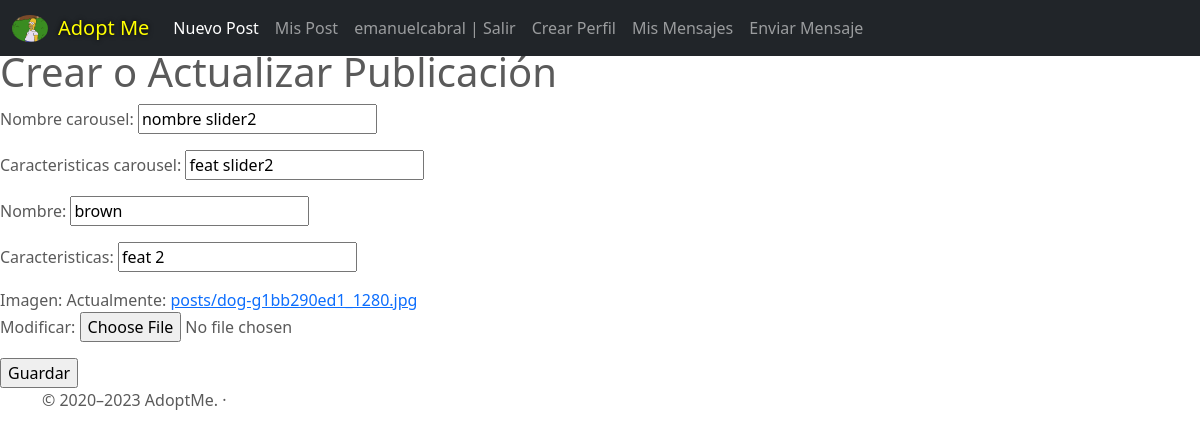
Page /post/14/update (signed in) on the committed database.
### AdoptMe/models.py (models this page shows, shortened)
class Profile(models.Model):
    user = models.OneToOneField(to=User, on_delete=models.CASCADE, related_name="profile")
    instagram = models.CharField(max_length=100)
    imagen = models.ImageField(upload_to="profiles")

class Post(models.Model):
    nombre_carousel = models.CharField(max_length=30)
    caracteristicas_carousel = models.CharField(max_length=50)
    nombre = models.CharField(max_length=15)
    caracteristicas = models.CharField(max_length=250)
    editor = models.ForeignKey(to=User, on_delete=models.CASCADE, related_name='editor')
    imagen = models.ImageField(upload_to="posts")
    creado_el = models.DateTimeField(auto_now_add = True)

### AdoptMe/views.py (the view, shortened to what this page needs)
# urls.py: path('post/<pk>/update', PostUpdate.as_view(), name="post-update"),
class PostUpdate(LoginRequiredMixin, UserPassesTestMixin, UpdateView):
    model = Post
    success_url = reverse_lazy("post-list")
    fields = ['nombre_carousel','caracteristicas_carousel',
            'nombre','caracteristicas','imagen']
    def test_func(self):
        user_id = self.request.user.id
        post_id = self.kwargs.get('pk')
        return Post.objects.filter(editor=user_id, id=post_id).exists()

### AdoptMe/templates/AdoptMe/post_form.html (shortened to what this page needs)
{% extends "AdoptMe/base.html" %}
{% block main %}
<h1>Crear o Actualizar Publicación</h1>
    <form method="POST" enctype="multipart/form-data">
        {{form.as_p}}
        <input type="submit" value="Guardar">
    </form>
{% endblock %}

### AdoptMe/templates/AdoptMe/base.html (shortened to what this page needs)
<!DOCTYPE html>
<html lang="en">
<head>
    {% load static %}
<link href= "{% static 'AdoptMe/css/bootstrap.min.css' %}" rel="stylesheet">
    <link href="{% static 'AdoptMe/css/carousel.css' %}" rel="stylesheet">
</head>
  <body>
    <header>
      <nav class="navbar navbar-expand-md navbar-dark fixed-top bg-dark">
        <div class="container-fluid">
          {% if user.profile.imagen %}
            <a href="{% url 'profile-update' user.profile.id %}">
            <img src="{{user.profile.imagen.url}}" height="100%" width="36px" style="border-radius: 50%; margin-right:10px">
            </a>
          {% endif %}
            <a class="navbar-brand" href="{% url 'index' %}" style="color:yellow; text-shadow: 0 0 5px #000;"> Adopt Me</a>
          <div class="collapse navbar-collapse" id="navbarCollapse">
            <ul class="navbar-nav me-auto mb-2 mb-md-0">
              <li class="nav-item">
                <a class="nav-link active" aria-current="page" href="{% url 'post-create' %}">Nuevo Post</a>
              </li>
              <li class="nav-item">
                <a class="nav-link" href="{% url 'post-list' %}">Mis Post</a>
              </li>
            {% if user.is_authenticated %}
                <li class="nav-item">
                    <a class="nav-link" href="{% url 'logout' %}"> {{user.username}} | Salir</a>
                </li>
                <li class="nav-item">
                    <a class="nav-link" href="{% url 'profile-create' %}">Crear Perfil</a>
                </li>
                <li class="nav-item">
                    <a class="nav-link" href="{% url 'mensaje-list' %}">Mis Mensajes</a>
                </li>
            {% endif %}
                <li class="nav-item">
                    <a class="nav-link" href="{% url 'mensaje-create' %}">Enviar Mensaje</a>
                </li>
            </ul>
          </div>
        </div>
      </nav>
    </header>
    {% block main %}
    {% endblock %}
  <footer class="container">
    <p class="float-end">
    <p>© 2020–2023 AdoptMe. ·
  </footer>
  </body>
</html>

### AdoptMe/static/AdoptMe/css/carousel.css (style rules this page uses)
body { padding-top: 3rem; padding-bottom: 3rem; color: #5a5a5a; }

### rows in the picture
Post: nombre_carousel "nombre slider2", caracteristicas_carousel "feat slider2", nombre "brown", caracteristicas "feat 2"

### other values in the picture
{{ user.username }} "emanuelcabral"
